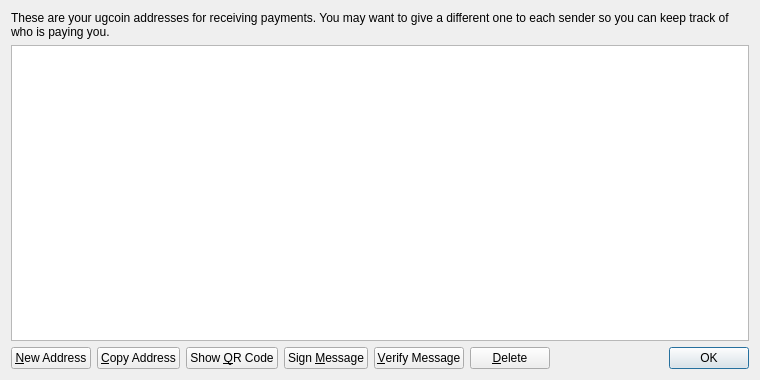
<?xml version="1.0" encoding="UTF-8"?>
<ui version="4.0">
 <class>AddressBookPage</class>
 <widget class="QWidget" name="AddressBookPage">
  <property name="geometry">
   <rect>
    <x>0</x>
    <y>0</y>
    <width>760</width>
    <height>380</height>
   </rect>
  </property>
  <property name="windowTitle">
   <string>Address Book</string>
  </property>
  <layout class="QVBoxLayout" name="verticalLayout">
   <item>
    <widget class="QLabel" name="labelExplanation">
     <property name="text">
      <string>These are your ugcoin addresses for receiving payments. You may want to give a different one to each sender so you can keep track of who is paying you.</string>
     </property>
     <property name="textFormat">
      <enum>Qt::PlainText</enum>
     </property>
     <property name="wordWrap">
      <bool>true</bool>
     </property>
    </widget>
   </item>
   <item>
    <widget class="QTableView" name="tableView">
     <property name="contextMenuPolicy">
      <enum>Qt::CustomContextMenu</enum>
     </property>
     <property name="toolTip">
      <string>Double-click to edit address or label</string>
     </property>
     <property name="tabKeyNavigation">
      <bool>false</bool>
     </property>
     <property name="alternatingRowColors">
      <bool>true</bool>
     </property>
     <property name="selectionMode">
      <enum>QAbstractItemView::SingleSelection</enum>
     </property>
     <property name="selectionBehavior">
      <enum>QAbstractItemView::SelectRows</enum>
     </property>
     <property name="sortingEnabled">
      <bool>true</bool>
     </property>
     <attribute name="verticalHeaderVisible">
      <bool>false</bool>
     </attribute>
    </widget>
   </item>
   <item>
    <layout class="QHBoxLayout" name="horizontalLayout">
     <item>
      <widget class="QPushButton" name="newAddressButton">
       <property name="toolTip">
        <string>Create a new address</string>
       </property>
       <property name="text">
        <string>&amp;New Address</string>
       </property>
       <property name="icon">
        <iconset resource="../bitcoin.qrc">
         <normaloff>:/icons/add</normaloff>:/icons/add</iconset>
       </property>
      </widget>
     </item>
     <item>
      <widget class="QPushButton" name="copyToClipboard">
       <property name="toolTip">
        <string>Copy the currently selected address to the system clipboard</string>
       </property>
       <property name="text">
        <string>&amp;Copy Address</string>
       </property>
       <property name="icon">
        <iconset resource="../bitcoin.qrc">
         <normaloff>:/icons/editcopy</normaloff>:/icons/editcopy</iconset>
       </property>
      </widget>
     </item>
     <item>
      <widget class="QPushButton" name="showQRCode">
       <property name="text">
        <string>Show &amp;QR Code</string>
       </property>
       <property name="icon">
        <iconset resource="../bitcoin.qrc">
         <normaloff>:/icons/qrcode</normaloff>:/icons/qrcode</iconset>
       </property>
      </widget>
     </item>
     <item>
      <widget class="QPushButton" name="signMessage">
       <property name="toolTip">
        <string>Sign a message to prove you own a ugcoin address</string>
       </property>
       <property name="text">
        <string>Sign &amp;Message</string>
       </property>
       <property name="icon">
        <iconset resource="../bitcoin.qrc">
         <normaloff>:/icons/edit</normaloff>:/icons/edit</iconset>
       </property>
      </widget>
     </item>
     <item>
      <widget class="QPushButton" name="verifyMessage">
       <property name="toolTip">
        <string>Verify a message to ensure it was signed with a specified ugcoin address</string>
       </property>
       <property name="text">
        <string>&amp;Verify Message</string>
       </property>
       <property name="icon">
        <iconset resource="../bitcoin.qrc">
         <normaloff>:/icons/transaction_0</normaloff>:/icons/transaction_0</iconset>
       </property>
      </widget>
     </item>
     <item>
      <widget class="QPushButton" name="deleteButton">
       <property name="toolTip">
        <string>Delete the currently selected address from the list</string>
       </property>
       <property name="text">
        <string>&amp;Delete</string>
       </property>
       <property name="icon">
        <iconset resource="../bitcoin.qrc">
         <normaloff>:/icons/remove</normaloff>:/icons/remove</iconset>
       </property>
      </widget>
     </item>
     <item>
      <spacer name="horizontalSpacer">
       <property name="orientation">
        <enum>Qt::Horizontal</enum>
       </property>
       <property name="sizeHint" stdset="0">
        <size>
         <width>40</width>
         <height>20</height>
        </size>
       </property>
      </spacer>
     </item>
     <item>
      <widget class="QDialogButtonBox" name="buttonBox">
       <property name="sizePolicy">
        <sizepolicy hsizetype="Maximum" vsizetype="Fixed">
         <horstretch>0</horstretch>
         <verstretch>0</verstretch>
        </sizepolicy>
       </property>
       <property name="standardButtons">
        <set>QDialogButtonBox::Ok</set>
       </property>
      </widget>
     </item>
    </layout>
   </item>
  </layout>
 </widget>
 <resources>
  <include location="../bitcoin.qrc"/>
 </resources>
 <connections/>
</ui>
